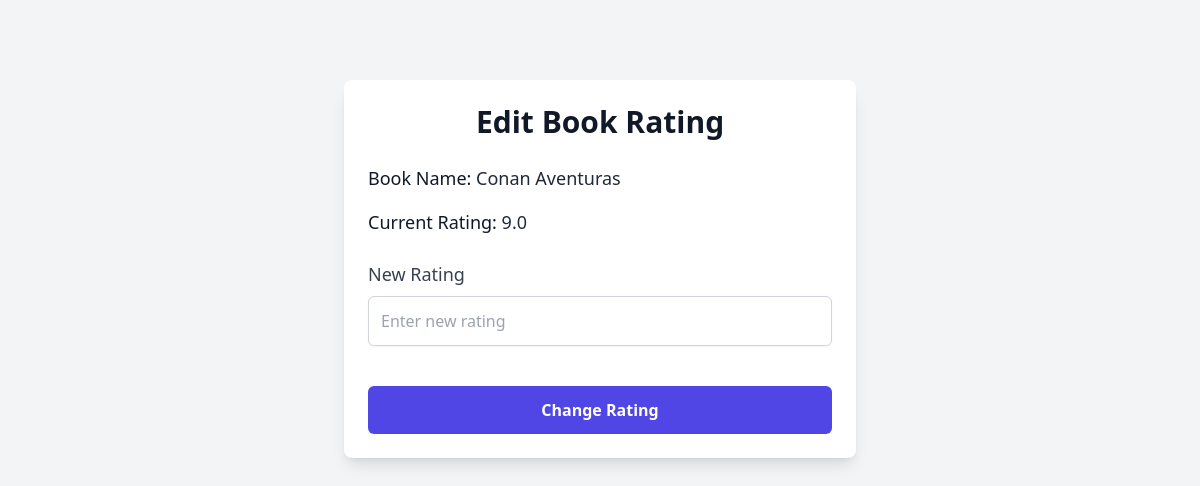
/edit?id=3, run on an earlier commit of the app's database.
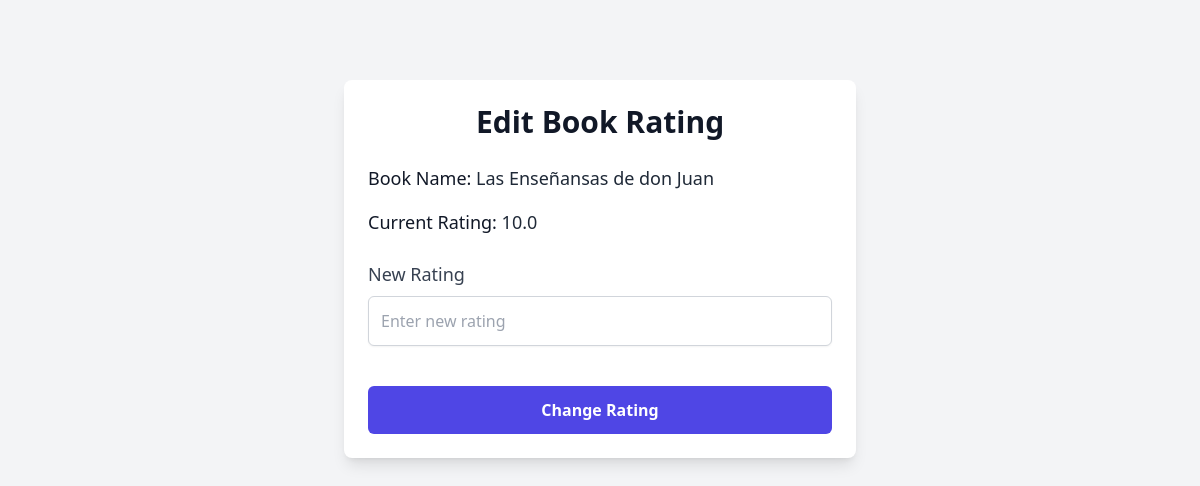
And on a later commit of the database.
### main.py (models this page shows, shortened)
class Book(db.Model):
    id: Mapped[int] = mapped_column(Integer, primary_key=True, autoincrement=True)
    title: Mapped[str] = mapped_column(String(250),unique=True, nullable=False)
    author: Mapped[str] = mapped_column(String(250), nullable=False)
    rating: Mapped[float] = mapped_column(Float, nullable=False)

### main.py (the view, shortened to what this page needs)
@app.route('/edit', methods=['GET', 'POST'])
def edit():
    book_id = request.args.get('id')
    if request.method == 'GET':
        book_to_update = Book.query.get(book_id)
        return render_template('edit.html', book=book_to_update)

### templates/edit.html (shortened to what this page needs)
{% extends "index.html" %}
{% block content %}
  <div class="max-w-lg mx-auto p-6 bg-white shadow-lg rounded-lg mt-20">
    <h1 class="text-3xl font-semibold text-center mb-6">Edit Book Rating</h1>
    <p class="text-lg mb-4">Book Name: <span class="font-medium text-gray-800">{{ book.title }}</span></p>
    <p class="text-lg mb-6">Current Rating: <span class="font-medium text-gray-800">{{ book.rating }}</span></p>
    <form action="{{ url_for('edit', id=book.id) }}" method="post" class="space-y-4">
      <div>
        <label for="rating" class="block text-lg font-medium text-gray-700">New Rating</label>
        <input type="number" id="rating" name="rating" placeholder="Enter new rating" class="mt-2 p-3 w-full border border-gray-300 rounded-md shadow-sm focus:ring-indigo-500 focus:border-indigo-500" min="0" max="10" required />
      </div>
      <div class="flex justify-center">
        <button type="submit" class="w-full mt-6 p-3 bg-indigo-600 text-white font-semibold rounded-md hover:bg-indigo-700 focus:ring-2 focus:ring-indigo-500 focus:ring-opacity-50">
          Change Rating
        </button>
      </div>
    </form>
  </div>
{% endblock %}

### templates/index.html (shortened to what this page needs)
<!DOCTYPE html>
<html lang="en">
  <head>
    <script src="https://cdn.tailwindcss.com"></script>
  </head>
  <body class="bg-gray-100 text-gray-900 font-sans">
    {% block content %}{% endblock %}
  </body>
</html>

What changed in the data, as far as the page shows it:
changed Book: title "Conan Aventuras" → "Las Enseñansas de don Juan"; rating "9.0" → "10.0"
